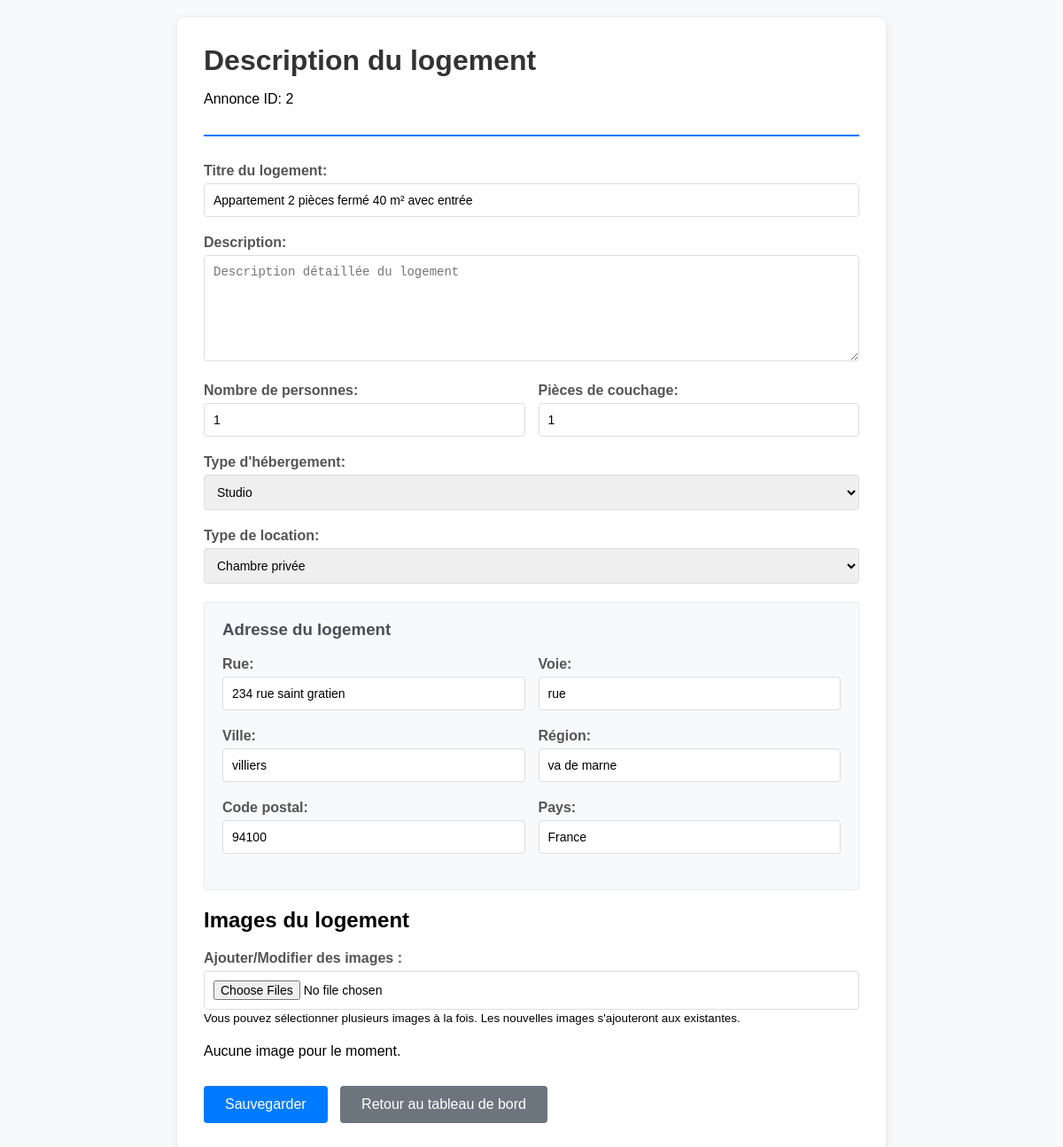
/annonce/dashboard/description/2/ (signed in), run on the app's committed database.
### annonce/models.py (models this page shows)
class Annonce(models.Model):
    user = models.ForeignKey(
        settings.AUTH_USER_MODEL,
        null=True,
        on_delete=models.CASCADE,
        unique=False
    )
    class TypeHebergement(models.TextChoices):
        Appartemment = 'APPT', _('Appartemment')
        Maison = 'MAIS', _('Maison')
        Studio = 'STUD', _('Studio')
        Autre = 'OTHR', _('Autre')
    hebergement_choice = models.CharField(
        max_length=4,
        choices=TypeHebergement.choices,
        default=TypeHebergement.Appartemment,
        verbose_name="Type d'hébergement"
    )
    class TypeLocation(models.TextChoices):
        logement_entier = 'ENTR', _('Logement entier')
        chambre_privee = 'PRIV', _('Chambre privée')
        chambre_partagee = 'PART', _('Chambre partagée')
    type_location_choices = models.CharField(
        max_length=4,
        choices=TypeLocation.choices,
        default=TypeLocation.logement_entier,
        verbose_name="Location partielle ou totale"
    )
    categorie_logement = models.CharField(max_length=50, blank=True)
    titre_logement = models.CharField(max_length=50, blank=True)
    description = models.TextField(blank=True)
    nombre_personne = IntegerField(
        default=1,
        validators=[
            MaxValueValidator(20),
            MinValueValidator(1)
        ],
        blank=True
    )
    pieces_couchage = IntegerField(
        default=1,
        validators=[
            MaxValueValidator(10),
            MinValueValidator(1)
        ],
        blank=True
    )
    equipements = models.ManyToManyField(Equipements, blank=True)
    services = models.ManyToManyField(Services, blank=True)
    categorie_service = models.ManyToManyField(CategorieService, blank=True)
    charges = models.ManyToManyField(Charges, blank=True)
    dureeLocationMini = models.CharField(blank=True,null=True, max_length=50)
    dureeLocationMaxi = models.CharField(blank=True,null=True, max_length=50)
    loyer_tc = models.FloatField(max_length=50, blank=True, null=True)
    charges_loyer = models.FloatField(max_length=50, blank=True, null=True)
    reservation = models.OneToOneField(
        settings.AUTH_USER_MODEL,
        null=True,
        on_delete=models.CASCADE,
        unique=False,
        related_name = 'user_reserved'
    )
    reserved = models.BooleanField(default=False)
    locataire_interesse = models.ForeignKey(
        settings.AUTH_USER_MODEL,
        null=True,
        blank=True,
        on_delete=models.SET_NULL,
        related_name='annonces_interessees',
        verbose_name='Locataire intéressé'
    )
    address = models.OneToOneField(
        AdressAnnonce,
        on_delete=models.CASCADE,
        null=True,
    )

class AdressAnnonce(models.Model):
    rue = models.CharField(blank=True, max_length=20)
    voie = models.CharField(blank=True, max_length=35)
    ville = models.CharField(blank=True, max_length=20)
    region = models.CharField(blank=True, max_length=20)
    zipCode = models.CharField(blank=True, max_length=5)
    pays = models.CharField(blank=True, max_length=20)

### annonce/views.py (the view)
# urls.py: path('dashboard/description/<int:pk>/', views.description_view, name='dashboard-description'),
@login_required
def description_view(request, pk):
    myObject = Annonce.objects.get(id=pk)
    requete = request.user
    myAdress = myObject.address
    if request.method == 'POST':
        print(f"POST reçu pour l'annonce {pk}")
        print(f"Données POST: {request.POST}")
        titre_logement = request.POST.get('titre_logement', '')
        description = request.POST.get('description', '')
        nombre_personne = request.POST.get('nombre_personne', 1)
        pieces_couchage = request.POST.get('pieces_couchage', 1)
        hebergement_choice = request.POST.get('hebergement_choice', '')
        type_location_choices = request.POST.get('type_location_choices', '')
        try:
            myObject.titre_logement = titre_logement
            myObject.description = description
            myObject.nombre_personne = int(nombre_personne) if nombre_personne else 1
            myObject.pieces_couchage = int(pieces_couchage) if pieces_couchage else 1
            if hebergement_choice:
                myObject.hebergement_choice = hebergement_choice
            if type_location_choices:
                myObject.type_location_choices = type_location_choices
            myObject.save()
            print(f"Annonce {pk} mise à jour avec succès")
            rue = request.POST.get('rue', '')
            voie = request.POST.get('voie', '')
            ville = request.POST.get('ville', '')
            region = request.POST.get('region', '')
            zip_code = request.POST.get('zip', '')
            pays = request.POST.get('pays', 'France')
            if any([rue, voie, ville, region, zip_code, pays != 'France']):
                if myAdress:
                    myAdress.rue = rue
                    myAdress.voie = voie
                    myAdress.ville = ville
                    myAdress.region = region
                    myAdress.zipCode = zip_code
                    myAdress.pays = pays
                    myAdress.save()
                    print(f"Adresse mise à jour: {ville}")
                else:
                    myAdress = AdressAnnonce.objects.create(
                        rue=rue,
                        voie=voie,
                        ville=ville,
                        region=region,
                        zipCode=zip_code,
                        pays=pays
                    )
                    myObject.address = myAdress
                    myObject.save()
                    print(f"Nouvelle adresse créée: {ville}")
            uploaded_images = request.FILES.getlist('images')
            if uploaded_images:
                for image in uploaded_images:
                    ImageLogement.objects.create(
                        annonce=myObject,
                        images=image
                    )
                print(f"{len(uploaded_images)} nouvelles images uploadées")
            from django.contrib import messages
            if uploaded_images:
                messages.success(request, f'Les informations ont été sauvegardées avec succès! {len(uploaded_images)} image(s) ajoutée(s).')
            else:
                messages.success(request, 'Les informations ont été sauvegardées avec succès!')
            return redirect(request.META.get('HTTP_REFERER', '/annonce/dashboard/list/'))
        except Exception as e:
            print(f"Erreur lors de la sauvegarde: {e}")
            from django.contrib import messages
            messages.error(request, f'Erreur lors de la sauvegarde: {e}')
    else:
        form = DescriptionForm(instance=myObject)
    context = {'form': form, 'obj': myObject, 'requete': requete, 'address': myAdress}
    return render(request,'annonce/dashboard/description.html',context)

### annonce/forms.py
class DescriptionForm(ModelForm):
    class Meta:
        model = Annonce
        fields = ['titre_logement','description','nombre_personne', 'pieces_couchage', 'hebergement_choice', 'type_location_choices']
        widgets = {
            'titre_logement': forms.TextInput(attrs={'class': 'form-control', 'placeholder': 'Titre du logement'}),
            'description': forms.Textarea(attrs={'class': 'form-control', 'rows': 4, 'placeholder': 'Description détaillée du logement'}),
            'nombre_personne': forms.NumberInput(attrs={'class': 'form-control', 'min': 1, 'max': 20}),
            'pieces_couchage': forms.NumberInput(attrs={'class': 'form-control', 'min': 1, 'max': 10}),
            'hebergement_choice': forms.Select(attrs={'class': 'form-control'}),
            'type_location_choices': forms.Select(attrs={'class': 'form-control'}),
        }
    def __init__(self, *args, **kwargs):
        super(DescriptionForm, self).__init__(*args,**kwargs)
        self.helper = FormHelper()
        self.helper.form_method = 'POST'

### templates/annonce/dashboard/description.html (shortened to what this page needs)
<!DOCTYPE html>
<html lang="fr">
<head>
</head>
<body>
    <div class="container">
        <div class="header">
            <h1>Description du logement</h1>
            <p>Annonce ID: {{ obj.id }}</p>
        </div>
        <form method="post" enctype="multipart/form-data">
            <div class="form-group">
                <label for="{{ form.titre_logement.id_for_label }}">Titre du logement:</label>
                {{ form.titre_logement }}
            </div>
            <div class="form-group">
                <label for="{{ form.description.id_for_label }}">Description:</label>
                {{ form.description }}
            </div>
            <div class="row">
                <div class="col">
                    <div class="form-group">
                        <label for="{{ form.nombre_personne.id_for_label }}">Nombre de personnes:</label>
                        {{ form.nombre_personne }}
                    </div>
                </div>
                <div class="col">
                    <div class="form-group">
                        <label for="{{ form.pieces_couchage.id_for_label }}">Pièces de couchage:</label>
                        {{ form.pieces_couchage }}
                    </div>
                </div>
            </div>
            <div class="form-group">
                <label for="{{ form.hebergement_choice.id_for_label }}">Type d'hébergement:</label>
                {{ form.hebergement_choice }}
            </div>
            <div class="form-group">
                <label for="{{ form.type_location_choices.id_for_label }}">Type de location:</label>
                {{ form.type_location_choices }}
            </div>
            <div class="address-section">
                <h3>Adresse du logement</h3>
                <div class="row">
                    <div class="col">
                        <div class="form-group">
                            <label for="rue">Rue:</label>
                            <input type="text" name="rue" id="rue" value="{{ address.rue|default:'' }}">
                        </div>
                    </div>
                    <div class="col">
                        <div class="form-group">
                            <label for="voie">Voie:</label>
                            <input type="text" name="voie" id="voie" value="{{ address.voie|default:'' }}">
                        </div>
                    </div>
                </div>
                <div class="row">
                    <div class="col">
                        <div class="form-group">
                            <label for="ville">Ville:</label>
                            <input type="text" name="ville" id="ville" value="{{ address.ville|default:'' }}">
                        </div>
                    </div>
                    <div class="col">
                        <div class="form-group">
                            <label for="region">Région:</label>
                            <input type="text" name="region" id="region" value="{{ address.region|default:'' }}">
                        </div>
                    </div>
                </div>
                <div class="row">
                    <div class="col">
                        <div class="form-group">
                            <label for="zip">Code postal:</label>
                            <input type="text" name="zip" id="zip" value="{{ address.zipCode|default:'' }}" maxlength="5">
                        </div>
                    </div>
                    <div class="col">
                        <div class="form-group">
                            <label for="pays">Pays:</label>
                            <input type="text" name="pays" id="pays" value="{{ address.pays|default:'France' }}">
                        </div>
                    </div>
                </div>
            </div>
            <div class="form-section">
                <h2>Images du logement</h2>
                <div class="form-group">
                    <label for="images">Ajouter/Modifier des images :</label>
                    <input type="file" name="images" id="images" multiple accept="image/*" class="form-control">
                    <small class="form-text text-muted">Vous pouvez sélectionner plusieurs images à la fois. Les nouvelles images s'ajouteront aux existantes.</small>
                </div>
                {% if obj.imagelogement_set.all %}
                    <div class="current-images mt-3">
                        <h4>Images actuelles :</h4>
                        <div class="row">
                            {% for image in obj.imagelogement_set.all %}
                                <div class="col-md-3 mb-2">
                                    <div class="image-container" style="position: relative;">
                                        <img src="{{ image.images.url }}" alt="Image du logement" class="img-thumbnail" style="width: 100%; height: 150px; object-fit: cover;">
                                        <a href="{% url 'delete-image' image.id %}"
                                           class="btn btn-danger btn-sm"
                                           style="position: absolute; top: 5px; right: 5px; padding: 2px 6px;"
                                           onclick="return confirm('Êtes-vous sûr de vouloir supprimer cette image ?')">
                                            ×
                                        </a>
                                    </div>
                                </div>
                            {% endfor %}
                        </div>
                    </div>
                {% else %}
                    <p class="text-muted">Aucune image pour le moment.</p>
                {% endif %}
            </div>
            <div style="margin-top: 30px;">
                <button type="submit" class="btn">Sauvegarder</button>
                <a href="{% url 'dashboard-list' %}" class="btn btn-secondary">Retour au tableau de bord</a>
            </div>
        </form>
    </div>
</body>
</html>

### templates/annonce/dashboard/description.html (style rules this page uses)
body { font-family: Arial, sans-serif; max-width: 800px; margin: 0 auto; padding: 20px; background-color: #f8f9fa; }
.container { background: white; padding: 30px; border-radius: 8px; box-shadow: 0 2px 10px rgba(0,0,0,0.1); }
.header { border-bottom: 2px solid #007bff; padding-bottom: 15px; margin-bottom: 30px; }
.header h1 { margin: 0; color: #333; }
.form-group { margin-bottom: 20px; }
label { display: block; margin-bottom: 5px; font-weight: bold; color: #555; }
input, select, textarea { width: 100%; padding: 10px; border: 1px solid #ddd; border-radius: 4px; box-sizing: border-box; font-size: 14px; }
textarea { height: 120px; resize: vertical; }
.btn { background-color: #007bff; color: white; padding: 12px 24px; border: none; border-radius: 4px; cursor: pointer; font-size: 16px; text-decoration: none; display: inline-block; }
.btn-secondary { background-color: #6c757d; margin-left: 10px; }
.address-section { border: 1px solid #e9ecef; padding: 20px; margin: 20px 0; border-radius: 4px; background-color: #f8f9fa; }
.address-section h3 { margin-top: 0; color: #495057; }
.row { display: flex; gap: 15px; }
.col { flex: 1; }

### data on the page
Annonce: id "2", titre_logement "Appartement 2 pièces fermé 40 m² avec entrée", nombre_personne "1", pieces_couchage "1", hebergement_choice "Studio", type_location_choices "Chambre privée"
AdressAnnonce: rue "234 rue saint gratien", voie "rue", ville "villiers", region "va de marne", zip "94100", pays "France"
